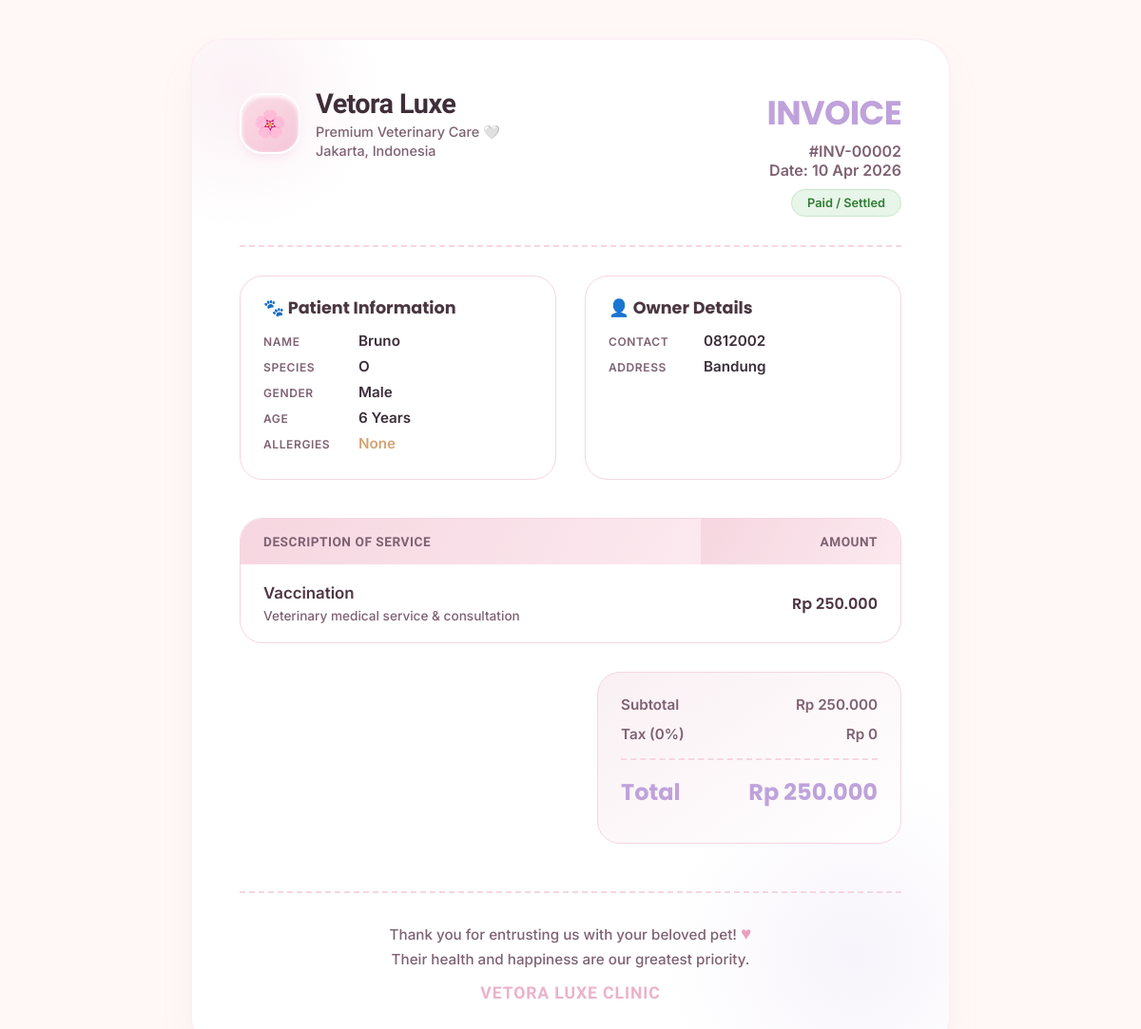
Page /invoice.php?id=2 on the committed database.
### tables this page shows
CREATE TABLE `transactions` (
  `id` int(11) NOT NULL AUTO_INCREMENT,
  `patient_id` int(11) DEFAULT NULL,
  `service_name` text DEFAULT NULL,
  `amount` decimal(10,2) DEFAULT NULL,
  `transaction_date` date DEFAULT NULL,
  PRIMARY KEY (`id`),
  KEY `patient_id` (`patient_id`)
);

CREATE TABLE `patients` (
  `id` int(11) NOT NULL AUTO_INCREMENT,
  `name` varchar(255) NOT NULL,
  `phone` varchar(50) DEFAULT NULL,
  `addr` text DEFAULT NULL,
  `allergy` text DEFAULT NULL,
  `blood_type` varchar(10) DEFAULT NULL,
  `dob` date DEFAULT NULL,
  `gender` varchar(20) DEFAULT NULL,
  PRIMARY KEY (`id`)
);

### invoice.php (the view, shortened to what this page needs)
<?php
require_once 'db.php';
$id = $_GET['id'];
$sql = "SELECT t.*, p.name, p.blood_type AS breed, p.phone, p.addr, p.gender, p.dob, p.allergy
        FROM transactions t
        JOIN patients p ON t.patient_id = p.id
        WHERE t.id = ?";
$stmt = $pdo->prepare($sql);
$stmt->execute([$id]);
$data = $stmt->fetch();
$age = "Unknown";
if (!empty($data['dob'])) {
    $dob = new DateTime($data['dob']);
    $now = new DateTime();
    $age = $now->diff($dob)->y . " Years";
}
?>
<!DOCTYPE html>
<html lang="en">
<head>
</head>
<body onload="window.print()">
<div class="invoice-wrapper">
    <div class="header">
        <div class="clinic-brand">
            <div class="logo-mark">🌸</div>
            <div class="clinic-info">
                <h1>Vetora Luxe</h1>
                <p>Premium Veterinary Care 🤍</p>
                <p style="margin-top:2px;">Jakarta, Indonesia</p>
            </div>
        </div>
        <div class="invoice-title">
            <h2>INVOICE</h2>
            <p>#INV-<?php echo str_pad($id, 5, '0', STR_PAD_LEFT); ?></p>
            <p>Date: <?php echo date("d M Y", strtotime($data['transaction_date'])); ?></p>
            <div class="status-chip">Paid / Settled</div>
        </div>
    </div>
    <div class="info-grid">
        <div class="info-card">
            <h3>🐾 Patient Information</h3>
            <ul class="info-list">
                <li><span class="lbl">Name</span> <span class="val"><?php echo htmlspecialchars($data['name']); ?></span></li>
                <li><span class="lbl">Species</span> <span class="val"><?php echo htmlspecialchars($data['breed']); ?></span></li>
                <li><span class="lbl">Gender</span> <span class="val"><?php echo htmlspecialchars($data['gender']); ?></span></li>
                <li><span class="lbl">Age</span> <span class="val"><?php echo $age; ?></span></li>
                <li><span class="lbl">Allergies</span> <span class="val" style="color:#D4A373;"><?php echo htmlspecialchars($data['allergy']); ?></span></li>
            </ul>
        </div>
        <div class="info-card">
            <h3>👤 Owner Details</h3>
            <ul class="info-list">
                <li><span class="lbl">Contact</span> <span class="val"><?php echo htmlspecialchars($data['phone'] ?: '-'); ?></span></li>
                <li><span class="lbl">Address</span> <span class="val"><?php echo htmlspecialchars($data['addr'] ?: '-'); ?></span></li>
            </ul>
        </div>
    </div>
    <div class="table-wrap">
        <table>
            <thead>
                <tr>
                    <th>Description of Service</th>
                    <th style="text-align: right;">Amount</th>
                </tr>
            </thead>
            <tbody>
                <tr>
                    <td>
                        <div style="font-weight: 600; font-size: 1.05rem;"><?php echo htmlspecialchars($data['service_name']); ?></div>
                        <div style="font-size: 0.85rem; color: var(--text-muted); margin-top: 6px;">Veterinary medical service & consultation</div>
                    </td>
                    <td style="text-align: right; font-weight: 600; font-family: 'Poppins', sans-serif;">
                        Rp <?php echo number_format($data['amount'], 0, ',', '.'); ?>
                    </td>
                </tr>
            </tbody>
        </table>
    </div>
    <div class="summary-box">
        <div class="summary-content">
            <div class="summary-row">
                <span>Subtotal</span>
                <span>Rp <?php echo number_format($data['amount'], 0, ',', '.'); ?></span>
            </div>
            <div class="summary-row">
                <span>Tax (0%)</span>
                <span>Rp 0</span>
            </div>
            <div class="summary-row total">
                <span>Total</span>
                <span>Rp <?php echo number_format($data['amount'], 0, ',', '.'); ?></span>
            </div>
        </div>
    </div>
    <div class="footer">
        <p>Thank you for entrusting us with your beloved pet! <span class="heart">♥</span></p>
        <p>Their health and happiness are our greatest priority.</p>
        <div class="signature-cute">Vetora Luxe Clinic</div>
    </div>
</div>
</body>
</html>

### rows in the picture
transactions: transaction_date "10 Apr 2026", patient.name "Bruno", patient.blood_type "O", patient.gender "Male", patient.dob "6 Years", patient.allergy "None", patient.phone "0812002", patient.addr "Bandung", service_name "Vaccination", amount "250.000"

### other values in the picture
str_pad($id, 5, '0', STR_PAD_LEFT) "00002"
